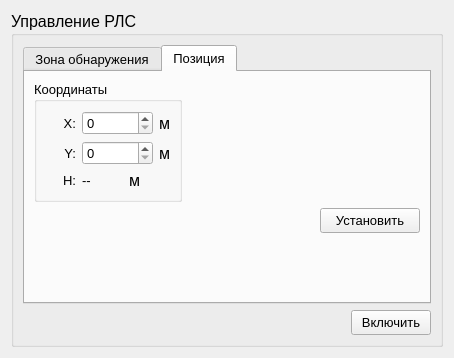
<?xml version="1.0" encoding="UTF-8"?>
<ui version="4.0">
 <class>InfoRLSWindow</class>
 <widget class="QWidget" name="InfoRLSWindow">
  <property name="geometry">
   <rect>
    <x>0</x>
    <y>0</y>
    <width>454</width>
    <height>358</height>
   </rect>
  </property>
  <property name="windowTitle">
   <string>Form</string>
  </property>
  <layout class="QHBoxLayout" name="horizontalLayout">
   <item>
    <widget class="QGroupBox" name="mainGroupBox">
     <property name="font">
      <font>
       <pointsize>12</pointsize>
      </font>
     </property>
     <property name="title">
      <string>Управление РЛС</string>
     </property>
     <layout class="QVBoxLayout" name="verticalLayout">
      <item>
       <widget class="QTabWidget" name="generateDVOptTabWidget">
        <property name="font">
         <font>
          <pointsize>10</pointsize>
         </font>
        </property>
        <property name="currentIndex">
         <number>1</number>
        </property>
        <widget class="QWidget" name="tab_4">
         <attribute name="title">
          <string>Зона обнаружения</string>
         </attribute>
         <layout class="QHBoxLayout" name="horizontalLayout_2">
          <item>
           <layout class="QHBoxLayout" name="plotZDLayout"/>
          </item>
         </layout>
        </widget>
        <widget class="QWidget" name="tab_6">
         <attribute name="title">
          <string>Позиция</string>
         </attribute>
         <layout class="QVBoxLayout" name="verticalLayout_2">
          <item>
           <layout class="QHBoxLayout" name="horizontalLayout_11">
            <item>
             <widget class="QGroupBox" name="coordRLSgroupBox">
              <property name="font">
               <font>
                <pointsize>10</pointsize>
               </font>
              </property>
              <property name="title">
               <string>Координаты</string>
              </property>
              <layout class="QVBoxLayout" name="verticalLayout_10">
               <item>
                <layout class="QHBoxLayout" name="horizontalLayout_15">
                 <item>
                  <widget class="QLabel" name="xRLSLabel">
                   <property name="minimumSize">
                    <size>
                     <width>30</width>
                     <height>0</height>
                    </size>
                   </property>
                   <property name="maximumSize">
                    <size>
                     <width>30</width>
                     <height>16777215</height>
                    </size>
                   </property>
                   <property name="font">
                    <font>
                     <pointsize>10</pointsize>
                    </font>
                   </property>
                   <property name="text">
                    <string>X:</string>
                   </property>
                   <property name="alignment">
                    <set>Qt::AlignRight|Qt::AlignTrailing|Qt::AlignVCenter</set>
                   </property>
                  </widget>
                 </item>
                 <item>
                  <widget class="QSpinBox" name="xRLSspinBox">
                   <property name="minimumSize">
                    <size>
                     <width>50</width>
                     <height>0</height>
                    </size>
                   </property>
                   <property name="maximumSize">
                    <size>
                     <width>400</width>
                     <height>16777215</height>
                    </size>
                   </property>
                   <property name="maximum">
                    <number>999999999</number>
                   </property>
                  </widget>
                 </item>
                 <item>
                  <widget class="QLabel" name="mLabel_2">
                   <property name="font">
                    <font>
                     <pointsize>12</pointsize>
                    </font>
                   </property>
                   <property name="text">
                    <string>м</string>
                   </property>
                  </widget>
                 </item>
                </layout>
               </item>
               <item>
                <layout class="QHBoxLayout" name="horizontalLayout_14">
                 <item>
                  <widget class="QLabel" name="yRLSLabel">
                   <property name="minimumSize">
                    <size>
                     <width>30</width>
                     <height>0</height>
                    </size>
                   </property>
                   <property name="maximumSize">
                    <size>
                     <width>30</width>
                     <height>16777215</height>
                    </size>
                   </property>
                   <property name="font">
                    <font>
                     <pointsize>10</pointsize>
                    </font>
                   </property>
                   <property name="text">
                    <string>Y:</string>
                   </property>
                   <property name="alignment">
                    <set>Qt::AlignRight|Qt::AlignTrailing|Qt::AlignVCenter</set>
                   </property>
                  </widget>
                 </item>
                 <item>
                  <widget class="QSpinBox" name="yRLSspinBox">
                   <property name="minimumSize">
                    <size>
                     <width>50</width>
                     <height>0</height>
                    </size>
                   </property>
                   <property name="maximumSize">
                    <size>
                     <width>400</width>
                     <height>16777215</height>
                    </size>
                   </property>
                   <property name="font">
                    <font>
                     <pointsize>10</pointsize>
                    </font>
                   </property>
                   <property name="maximum">
                    <number>999999999</number>
                   </property>
                  </widget>
                 </item>
                 <item>
                  <widget class="QLabel" name="mLabel_3">
                   <property name="font">
                    <font>
                     <pointsize>12</pointsize>
                    </font>
                   </property>
                   <property name="text">
                    <string>м</string>
                   </property>
                  </widget>
                 </item>
                </layout>
               </item>
               <item>
                <layout class="QHBoxLayout" name="horizontalLayout_21">
                 <item>
                  <widget class="QLabel" name="zRLSLabel">
                   <property name="maximumSize">
                    <size>
                     <width>30</width>
                     <height>16777215</height>
                    </size>
                   </property>
                   <property name="font">
                    <font>
                     <pointsize>10</pointsize>
                    </font>
                   </property>
                   <property name="text">
                    <string>H:</string>
                   </property>
                   <property name="alignment">
                    <set>Qt::AlignRight|Qt::AlignTrailing|Qt::AlignVCenter</set>
                   </property>
                  </widget>
                 </item>
                 <item>
                  <widget class="QLabel" name="zValueRLSLabel">
                   <property name="text">
                    <string>--</string>
                   </property>
                  </widget>
                 </item>
                 <item>
                  <widget class="QLabel" name="mLabel_6">
                   <property name="font">
                    <font>
                     <pointsize>12</pointsize>
                    </font>
                   </property>
                   <property name="text">
                    <string>м</string>
                   </property>
                  </widget>
                 </item>
                </layout>
               </item>
              </layout>
             </widget>
            </item>
            <item>
             <spacer name="horizontalSpacer_2">
              <property name="orientation">
               <enum>Qt::Horizontal</enum>
              </property>
              <property name="sizeHint" stdset="0">
               <size>
                <width>40</width>
                <height>20</height>
               </size>
              </property>
             </spacer>
            </item>
           </layout>
          </item>
          <item>
           <layout class="QHBoxLayout" name="horizontalLayout_7">
            <item>
             <spacer name="horizontalSpacer_9">
              <property name="orientation">
               <enum>Qt::Horizontal</enum>
              </property>
              <property name="sizeHint" stdset="0">
               <size>
                <width>40</width>
                <height>20</height>
               </size>
              </property>
             </spacer>
            </item>
            <item>
             <widget class="QPushButton" name="setCoordRLSpushButton">
              <property name="minimumSize">
               <size>
                <width>100</width>
                <height>25</height>
               </size>
              </property>
              <property name="font">
               <font>
                <pointsize>10</pointsize>
               </font>
              </property>
              <property name="text">
               <string>Установить</string>
              </property>
             </widget>
            </item>
           </layout>
          </item>
          <item>
           <spacer name="verticalSpacer_2">
            <property name="orientation">
             <enum>Qt::Vertical</enum>
            </property>
            <property name="sizeHint" stdset="0">
             <size>
              <width>20</width>
              <height>40</height>
             </size>
            </property>
           </spacer>
          </item>
         </layout>
        </widget>
       </widget>
      </item>
      <item>
       <layout class="QHBoxLayout" name="horizontalLayout_16">
        <item>
         <spacer name="horizontalSpacer_7">
          <property name="orientation">
           <enum>Qt::Horizontal</enum>
          </property>
          <property name="sizeHint" stdset="0">
           <size>
            <width>40</width>
            <height>20</height>
           </size>
          </property>
         </spacer>
        </item>
        <item>
         <widget class="QPushButton" name="on_off_RLS_Button">
          <property name="minimumSize">
           <size>
            <width>80</width>
            <height>25</height>
           </size>
          </property>
          <property name="font">
           <font>
            <pointsize>10</pointsize>
           </font>
          </property>
          <property name="text">
           <string>Включить</string>
          </property>
         </widget>
        </item>
       </layout>
      </item>
     </layout>
     <zorder>generateDVOptTabWidget</zorder>
     <zorder></zorder>
     <zorder>generateDVOptTabWidget</zorder>
     <zorder></zorder>
    </widget>
   </item>
  </layout>
 </widget>
 <resources/>
 <connections/>
</ui>
